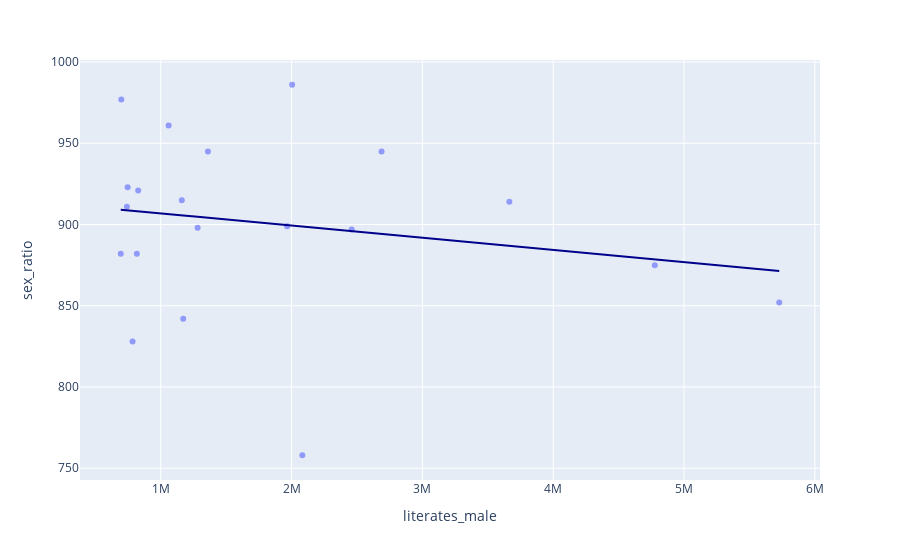

This figure's notebook cell:
### Markdown cell above
## Is there any relation between sex ratio and male literacy?

### Code cell
fig = px.scatter(
    top20, x='literates_male', y='sex_ratio', opacity=0.65,
    trendline='ols', trendline_color_override='darkblue'
)
fig.show()

### Figure 1 — Plotly figure (JSON) as saved in the notebook; plotly's stock layout.template omitted (floating-point values rounded to 4 significant figures)
{"data": [{"hovertemplate": "literates_male=%{x}<br>sex_ratio=%{y}<extra></extra>", "legendgroup": "", "marker": {"color": "#636efa", "opacity": 0.65, "symbol": "circle"}, "mode": "markers", "name": "", "orientation": "v", "showlegend": false, "type": "scatter", "x": [5727774, 4776490, 3664959, 2688111, 2459823, 2004498, 1966122, 2082588, 1361257, 1282140, 1161250, 1172323, 1060359, 827975, 817828, 741737, 698959, 784984, 694580, 747280], "xaxis": "x", "y": [852, 875, 914, 945, 897, 986, 899, 758, 945, 898, 915, 842, 961, 921, 882, 911, 977, 828, 882, 923], "yaxis": "y"}, {"hovertemplate": "<b>OLS trendline</b><br>sex_ratio = -7.5107e-06 * literates_male + 914.34<br>R<sup>2</sup>=0.039581<br><br>literates_male=%{x}<br>sex_ratio=%{y} <b>(trend)</b><extra></extra>", "legendgroup": "", "line": {"color": "darkblue"}, "marker": {"color": "#636efa", "symbol": "circle"}, "mode": "lines", "name": "", "showlegend": false, "type": "scatter", "x": [694580, 698959, 741737, 747280, 784984, 817828, 827975, 1060359, 1161250, 1172323, 1282140, 1361257, 1966122, 2004498, 2082588, 2459823, 2688111, 3664959, 4776490, 5727774], "xaxis": "x", "y": [909.1, 909.1, 908.8, 908.7, 908.4, 908.2, 908.1, 906.4, 905.6, 905.5, 904.7, 904.1, 899.6, 899.3, 898.7, 895.9, 894.2, 886.8, 878.5, 871.3], "yaxis": "y"}], "layout": {"legend": {"tracegroupgap": 0}, "margin": {"t": 60}, "xaxis": {"anchor": "y", "domain": [0, 1], "title": {"text": "literates_male"}}, "yaxis": {"anchor": "x", "domain": [0, 1], "title": {"text": "sex_ratio"}}}}
